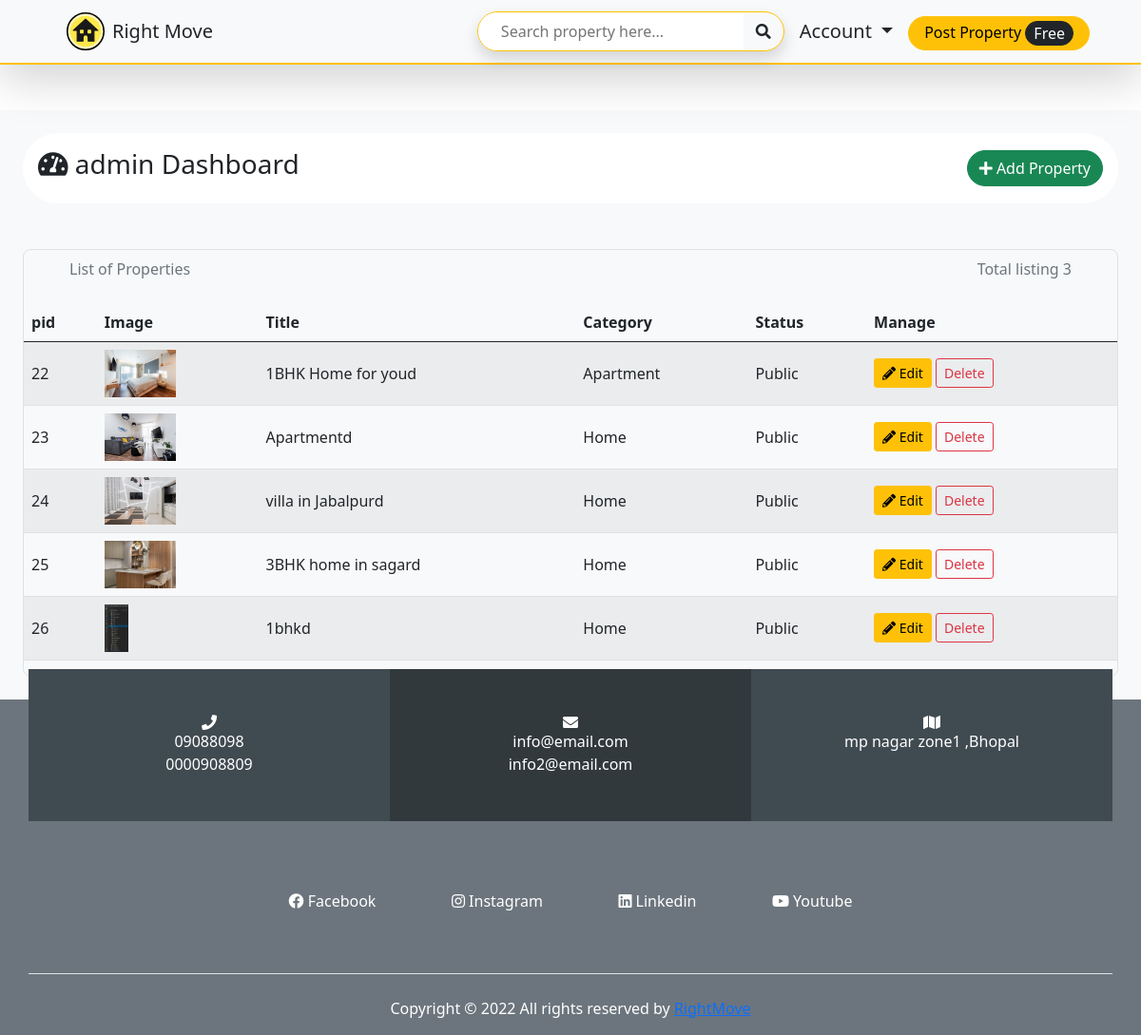
The page /vendor/ (signed in) on the database its author committed.
### vendor/models/product.py (models this page shows, shortened)
class Product(models.Model):
    owner = models.ForeignKey(User, null=True, blank=True, on_delete=models.CASCADE)
    category = models.ForeignKey(Category, null=True, blank=True, on_delete=models.CASCADE)
    status = models.ForeignKey(Status_type, null=True, blank=True, on_delete=models.CASCADE)
    title = models.CharField(max_length=120, default='', null=True, blank=True)
    brand = models.CharField(max_length=40, default='', null=True, blank=True)
    mrp = models.CharField(max_length=20, default='', null=True, blank=True)
    price = models.CharField(max_length=20, default='', null=True, blank=True)
    description = models.TextField(null=True, blank=True)
    size = models.CharField(max_length=30, default='', null=True, blank=True)
    size_unit = models.ForeignKey(Size_unit, null=True, blank=True, on_delete=models.CASCADE)
    address = models.CharField(max_length=140, blank=True, null=True)
    district = models.CharField(max_length=80,  blank=True, null=True)
    state = models.CharField(max_length=60, blank=True, null=True)
    zip_code = models.CharField(max_length=40, default='', null=True, blank=True)
    map_link = models.CharField(max_length=800, default='', blank=True, null=True)
    highlighted = models.BooleanField(default=False)
    create_at = models.DateTimeField(auto_now_add=True, null=True, blank=True)
    update_at = models.DateTimeField(auto_now=True, null=True, blank=True)

### vendor/models/image.py (models this page shows, shortened)
class Image(models.Model):
    product = models.ForeignKey(Product, null=True, blank=True, on_delete=models.CASCADE)
    image_type = models.ForeignKey(Image_type, blank=True, null=True, on_delete=models.CASCADE)
    image = models.ImageField(upload_to="listing/products/owner", null=True)

### configuration/models/category.py (models this page shows)
class Category(models.Model):
    name = models.CharField(max_length=80, null=True, blank=True)
    description = models.CharField(max_length=120, null=True, blank=True)
    create_at = models.DateTimeField(auto_now_add=True, null=True, blank=True)
    update_at = models.DateTimeField(auto_now=True, null=True, blank=True)
    class Meta:
        verbose_name = 'Category'
        verbose_name_plural = 'Categories'
    def __str__(self):
        if self.name:
            return self.name
        else:
            return 'x   Invalid Product Category.'

### configuration/models/status_type.py (models this page shows, shortened)
class Status_type(models.Model):
    name = models.CharField(max_length=50, default='')
    create_at = models.DateTimeField(auto_now_add=True)
    update_at = models.DateTimeField(auto_now=True)
    class Meta:
        verbose_name = 'Status Type'
        verbose_name_plural = 'Status Types'
    def __str__(self):
        return self.name

### vendor/views/dashboard.py (the view, shortened to what this page needs)
# urls.py: path('', Dashboard.as_view(), name='dashboard'),
class Dashboard(LoginRequiredMixin, View):
    def get(self, request):
        context = {
            'products' : Product.objects.all().filter(owner=request.user),
        }
        return render(request, 'dashboard.html', context)

### configuration/templatetags/images.py (called while the page is built)
@register.filter
def get_first_image(product):
    img = Image.objects.all().filter(product=product).first()
    if img:
        return img.image
    else:
        return None

### vendor/templates/dashboard.html (shortened to what this page needs)
{% extends 'basic.html' %}
{%load static %}
{%load images %}
{% block content %}
<div class="wrapper bg-light">
    <section class="mt-5 p-4">
        <div class="rounded-pill p-3 bg-white d-flex justify-content-between align-items-center">
            <h3><i class="fas fa-tachometer-alt "></i> {{request.user}} Dashboard</h3>
            <a href="add" class="btn btn-success rounded-pill">
                <i class="fas fa-plus"></i> Add Property
            </a>
        </div>
    </section>
    <section class=" p-4">
        <div class="table-responsive border rounded rounded-5">
            <table class="table table-striped align-middle caption-top">
                <caption>
                    <p class="d-flex justify-content-between px-5">
                        <span>List of Properties</span>
                        <span>Total listing 3</span>
                    </p>
                </caption>
                <thead>
                    <tr>
                        <th scope="col">pid</th>
                        <th scope="col">Image</th>
                        <th scope="col">Title</th>
                        <th scope="col">Category</th>
                        <th scope="col">Status</th>
                        <th scope="col">Manage</th>
                    </tr>
                </thead>
                <tbody>
                    {% for product in products %}
                    <tr>
                        <td scope="row">{{product.id}}</td>
                        <td><img height="50px" src="/media/{{ product | get_first_image }}"></td>
                        <td>{{product.title}}d</td>
                        <td>{{product.category}}</td>
                        <td>{{product.status}}</td>
                        <td>
                            <form method="POST"> {% csrf_token %}
                                <a href="/vendor/edit/{{product.id}}" class="btn btn-warning btn-sm">
                                    <i class="fas fa-pencil-alt"></i> Edit</a>
                                <input type="submit" class="btn btn-outline-danger btn-sm" value="Delete">
                            </form>
                        </td>
                    </tr>
                    {% endfor %}
                </tbody>
            </table>
        </div>
    </section>
</div>
{% endblock content %}

### configuration/templates/basic.html (shortened to what this page needs)
{% load static %}
{% load states %}
<!DOCTYPE html>
<html lang="en">
<head>
    <link rel="stylesheet" href="{% static '/bootstrap/css/bootstrap.min.css' %}">
    <link rel="stylesheet" href="{% static '/fontawesome/css/all.css' %}">
    <link rel="stylesheet" href="https://cdnjs.cloudflare.com/ajax/libs/aos/2.3.4/aos.css" />
    <link rel="stylesheet" href="{% static '/sass/main.css' %}">
</head>
<body>
    <div class="wrapper">
        <header class="bg-light shadow-lg sticky-top border-bottom border-2 border-warning">
            <div class="container">
                <nav class="navbar navbar-expand-lg navbar-dark py-1">
                    <div class="container-fluid">
                        <a class="nav-link active d-flex align-items-center" aria-current="page" href="/">
                            <img src="../static/logo.svg" alt="" height="40px">
                            <h5 class="px-2 pt-2 text-dark">Right Move</h6>
                        </a>
                        <div class="collapse navbar-collapse justify-content-end" id="sell-dropdown">
                            <ul class="nav flex justify-content-center align-items-center">
                                <li class="nav-item">
                                    <form action="/search" class="py-2" method="GET">
                                        <div class="d-flex rounded-pill shadow overflow-hidden border border-warning">
                                            <input type="text" name="search_value" class="w-100 border-0 px-4 py-2"
                                                placeholder="Search property here...">
                                            <button class="btn text-dark" type="submit">
                                                <i class="fas fa-search"></i>
                                            </button>
                                        </div>
                                    </form>
                                </li>
                                <li class="nav-item dropdown">
                                    <a class="nav-link dropdown-toggle text-dark fs-5" href="#" id="acMenu"
                                        role="button" data-bs-toggle="dropdown" aria-expanded="false">
                                        Account
                                    </a>
                                </li>
                                <li class="nav-item mt-1">
                                    <a href="/vendor/add"
                                        class="btn btn-warning rounded-pill nav-link px-1 px-md-3 py-1">Post
                                        Property
                                        <span class="btn btn-dark py-0 px-1 px-md-2 rounded-pill">Free</span>
                                    </a>
                                </li>
                            </ul>
                        </div>
                    </div>
                </nav>
            </div>
        </header>
        {% block content %}
        {% endblock content %}
        <footer class="footer bg-secondary text-white">
            <div class="container">
                <div class="row mb-4 pb-3 no-gutters">
                    <div class="col-md-4 mb-md-0 mb-4 d-flex" style="background:#404b51 ; transform: translate(0% , -20%);">
                        <div class="con con-1 w-100 py-5">
                            <div class="con-info w-100 text-center"  data-aos="zoom-in-right" data-aos-duration="700">
                                <div class="icon d-flex align-items-center justify-content-center">
                                    <span class="fas fa-phone"></span>
                                </div>
                                <div class="text">
                                    <span>09088098</span> <br>
                                    <span>0000908809</span>
                                </div>
                            </div>
                        </div>
                    </div>
                    <div class="col-md-4 mb-md-0 mb-4 d-flex" style="background: #31393d; transform: translate(0% , -20%);">
                        <div class="con con-2 w-100 py-5">
                            <div class="con-info w-100 text-center" data-aos="zoom-out-up" data-aos-duration="700">
                                <div class="icon d-flex align-items-center justify-content-center">
                                    <span class="fas fa-envelope"></span>
                                </div>
                                <div class="text">
                                    <span>info@email.com</span> <br>
                                    <span>info2@email.com</span>
                                </div>
                            </div>
                        </div>
                    </div>
                    <div class="col-md-4 mb-md-0 mb-4 d-flex" style="background-repeat: no-repeat; background-size: cover; background:#404b51 ; transform: translate(0% , -20%) ;">
                        <div class="con con-3 w-100 py-5">
                            <div class="con-info w-100 text-center" data-aos="zoom-in-left"  data-aos-duration="700">
                                <div class="icon d-flex align-items-center justify-content-center">
                                    <span class="fas fa-map"></span>
                                </div>
                                <div class="text">
                                    <span>mp nagar zone1 ,Bhopal </span>
                                </div>
                            </div>
                        </div>
                    </div>
                </div>
                <div class="row justify-content-center">
                    <div class="col-md-8">
                        <ul class="list-unstyled d-flex justify-content-evenly flex-wrap">
                            <li class="mx-2">
                                <i class="fab fa-facebook"></i>
                                <a class="text-white text-decoration-none" href="https://www.facebook.com/rightmove.co.uk/" class="d-block">Facebook</a>
                            </li>
                            <li class="mx-2">
                                <i class="fab fa-instagram"></i>
                                <a class="text-white text-decoration-none" href="https://www.instagram.com/rightmoveuk/?hl=en" class="d-block">Instagram</a>
                            </li>
                            <li class="mx-2">
                                <i class="fab fa-linkedin"></i>
                                <a class="text-white text-decoration-none" href="https://www.linkedin.com/company/rightmove/" class="d-block">Linkedin</a>
                            </li>
                            <li class="mx-2">
                                <i class="fab fa-youtube"></i>
                                <a class="text-white text-decoration-none" href="https://www.youtube.com/channel/UCbCBgo5dwnjs9TKqq8otA0A" class="d-block">Youtube</a>
                            </li>
                        </ul>
                    </div>
                </div>
                <div class="row mt-5 pt-4 border-top">
                    <center class="mb-3">
                        <p class="copyright mb-0">
                            Copyright ©
                            All rights reserved by <a href="#" target="_blank">RightMove</a>
                        </p>
                    </center>
                </div>
            </div>
        </footer>
    </div>
</body>
</html>

### static/sass/main.css (style rules this page uses)
* { -webkit-box-sizing: border-box !important; box-sizing: border-box !important; }
.rounded-5 { border-radius: 0.5rem !important; overflow: hidden; }

### rows shown on the page
Product: id "22", id.image (picture), title "1BHK Home for you", category "Apartment", status "Public"
Product: id "23", id.image (picture), title "Apartment", category "Home", status "Public"
Product: id "24", id.image (picture), title "villa in Jabalpur", category "Home", status "Public"
Product: id "25", id.image (picture), title "3BHK home in sagar", category "Home", status "Public"
Product: id "26", id.image (picture), title "1bhk", category "Home", status "Public"

### other values the page prints
{{ request.user }} "admin"
